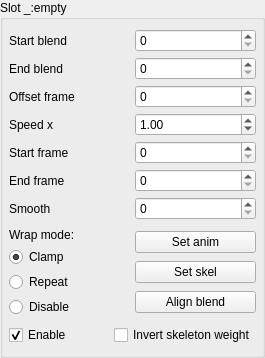
<?xml version="1.0" encoding="UTF-8"?>
<ui version="4.0">
 <class>CSlotGroupBox</class>
 <widget class="QGroupBox" name="CSlotGroupBox">
  <property name="geometry">
   <rect>
    <x>0</x>
    <y>0</y>
    <width>265</width>
    <height>358</height>
   </rect>
  </property>
  <property name="maximumSize">
   <size>
    <width>99999</width>
    <height>9999</height>
   </size>
  </property>
  <property name="windowTitle">
   <string>GroupBox</string>
  </property>
  <property name="title">
   <string>Slot _:empty</string>
  </property>
  <property name="flat">
   <bool>false</bool>
  </property>
  <layout class="QGridLayout" name="gridLayout_2">
   <property name="margin">
    <number>6</number>
   </property>
   <property name="spacing">
    <number>5</number>
   </property>
   <item row="0" column="0" colspan="2">
    <layout class="QGridLayout" name="gridLayout">
     <item row="0" column="0">
      <widget class="QLabel" name="startBlendLabel">
       <property name="frameShape">
        <enum>QFrame::NoFrame</enum>
       </property>
       <property name="text">
        <string>Start blend</string>
       </property>
      </widget>
     </item>
     <item row="0" column="1">
      <widget class="QSpinBox" name="startBlendSpinBox">
       <property name="maximum">
        <number>1</number>
       </property>
      </widget>
     </item>
     <item row="1" column="0">
      <widget class="QLabel" name="endBlendLabel">
       <property name="text">
        <string>End blend</string>
       </property>
      </widget>
     </item>
     <item row="1" column="1">
      <widget class="QSpinBox" name="endBlendSpinBox">
       <property name="maximum">
        <number>1</number>
       </property>
      </widget>
     </item>
     <item row="2" column="0">
      <widget class="QLabel" name="offsetLabel">
       <property name="text">
        <string>Offset frame</string>
       </property>
      </widget>
     </item>
     <item row="2" column="1">
      <widget class="QSpinBox" name="offsetSpinBox">
       <property name="maximum">
        <number>99999</number>
       </property>
      </widget>
     </item>
     <item row="3" column="0">
      <widget class="QLabel" name="speedLabel">
       <property name="text">
        <string>Speed x</string>
       </property>
      </widget>
     </item>
     <item row="3" column="1">
      <widget class="QDoubleSpinBox" name="speedDoubleSpinBox">
       <property name="minimum">
        <double>0.010000000000000</double>
       </property>
       <property name="maximum">
        <double>100.000000000000000</double>
       </property>
       <property name="singleStep">
        <double>0.100000000000000</double>
       </property>
       <property name="value">
        <double>1.000000000000000</double>
       </property>
      </widget>
     </item>
     <item row="4" column="0">
      <widget class="QLabel" name="startFrameLabel">
       <property name="text">
        <string>Start frame</string>
       </property>
      </widget>
     </item>
     <item row="4" column="1">
      <widget class="QSpinBox" name="startFrameSpinBox">
       <property name="maximum">
        <number>999999</number>
       </property>
      </widget>
     </item>
     <item row="5" column="0">
      <widget class="QLabel" name="endFrameLabel">
       <property name="text">
        <string>End frame</string>
       </property>
      </widget>
     </item>
     <item row="5" column="1">
      <widget class="QSpinBox" name="endFrameSpinBox">
       <property name="maximum">
        <number>999999</number>
       </property>
      </widget>
     </item>
     <item row="6" column="0">
      <widget class="QLabel" name="smoothLabel">
       <property name="text">
        <string>Smooth</string>
       </property>
      </widget>
     </item>
     <item row="6" column="1">
      <widget class="QSpinBox" name="smoothSpinBox">
       <property name="maximum">
        <number>1</number>
       </property>
      </widget>
     </item>
    </layout>
   </item>
   <item row="1" column="0">
    <layout class="QVBoxLayout" name="verticalLayout_8">
     <item>
      <widget class="QLabel" name="wrapModeLabel">
       <property name="text">
        <string>Wrap mode:</string>
       </property>
      </widget>
     </item>
     <item>
      <widget class="QRadioButton" name="clampRadioButton">
       <property name="text">
        <string>Clamp</string>
       </property>
       <property name="checked">
        <bool>true</bool>
       </property>
      </widget>
     </item>
     <item>
      <widget class="QRadioButton" name="repeatRadioButton">
       <property name="text">
        <string>Repeat</string>
       </property>
      </widget>
     </item>
     <item>
      <widget class="QRadioButton" name="disableRadioButton">
       <property name="text">
        <string>Disable</string>
       </property>
      </widget>
     </item>
    </layout>
   </item>
   <item row="1" column="1">
    <layout class="QVBoxLayout" name="verticalLayout_4">
     <item>
      <widget class="QPushButton" name="animPushButton">
       <property name="sizePolicy">
        <sizepolicy hsizetype="Minimum" vsizetype="Fixed">
         <horstretch>0</horstretch>
         <verstretch>0</verstretch>
        </sizepolicy>
       </property>
       <property name="text">
        <string>Set anim</string>
       </property>
      </widget>
     </item>
     <item>
      <widget class="QPushButton" name="skelPushButton">
       <property name="sizePolicy">
        <sizepolicy hsizetype="Minimum" vsizetype="Fixed">
         <horstretch>0</horstretch>
         <verstretch>0</verstretch>
        </sizepolicy>
       </property>
       <property name="text">
        <string>Set skel</string>
       </property>
      </widget>
     </item>
     <item>
      <widget class="QPushButton" name="alignBlendPushButton">
       <property name="enabled">
        <bool>true</bool>
       </property>
       <property name="sizePolicy">
        <sizepolicy hsizetype="Minimum" vsizetype="Fixed">
         <horstretch>0</horstretch>
         <verstretch>0</verstretch>
        </sizepolicy>
       </property>
       <property name="text">
        <string>Align blend</string>
       </property>
      </widget>
     </item>
    </layout>
   </item>
   <item row="2" column="0" colspan="2">
    <layout class="QHBoxLayout" name="horizontalLayout">
     <item>
      <widget class="QCheckBox" name="enableCheckBox">
       <property name="text">
        <string>Enable</string>
       </property>
       <property name="checked">
        <bool>true</bool>
       </property>
      </widget>
     </item>
     <item>
      <widget class="QCheckBox" name="invSkelWeightCheckBox">
       <property name="text">
        <string>Invert skeleton weight</string>
       </property>
      </widget>
     </item>
    </layout>
   </item>
  </layout>
 </widget>
 <resources/>
 <connections/>
</ui>
